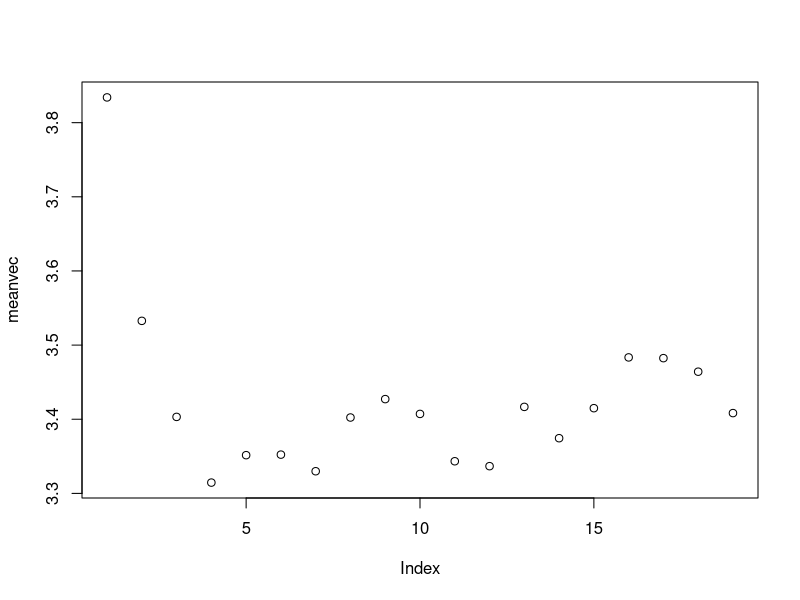
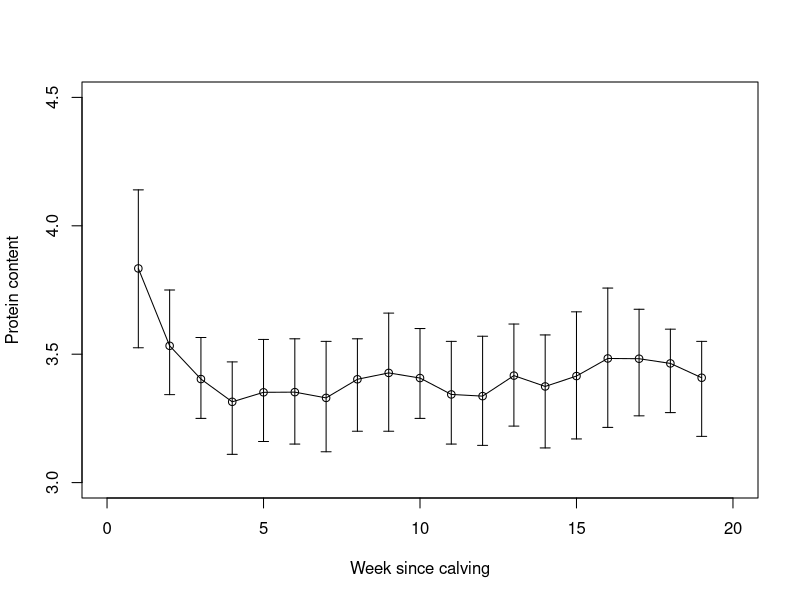
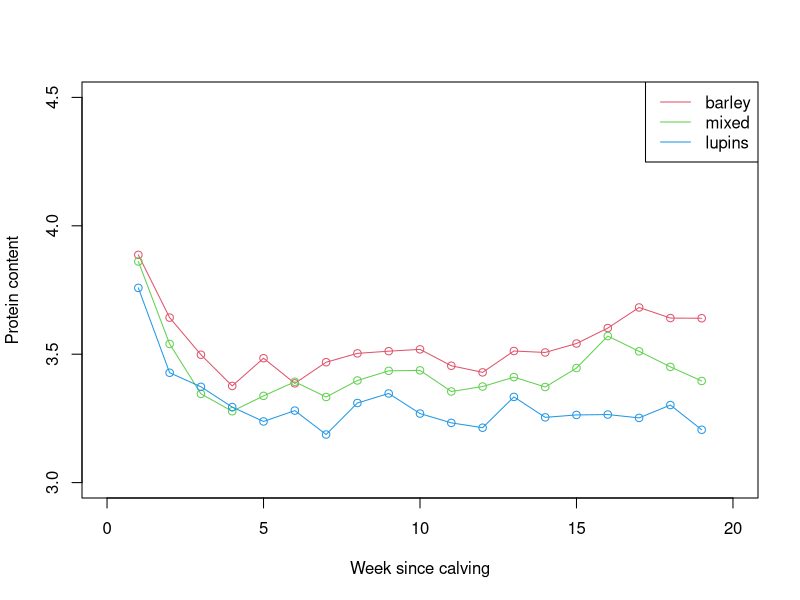
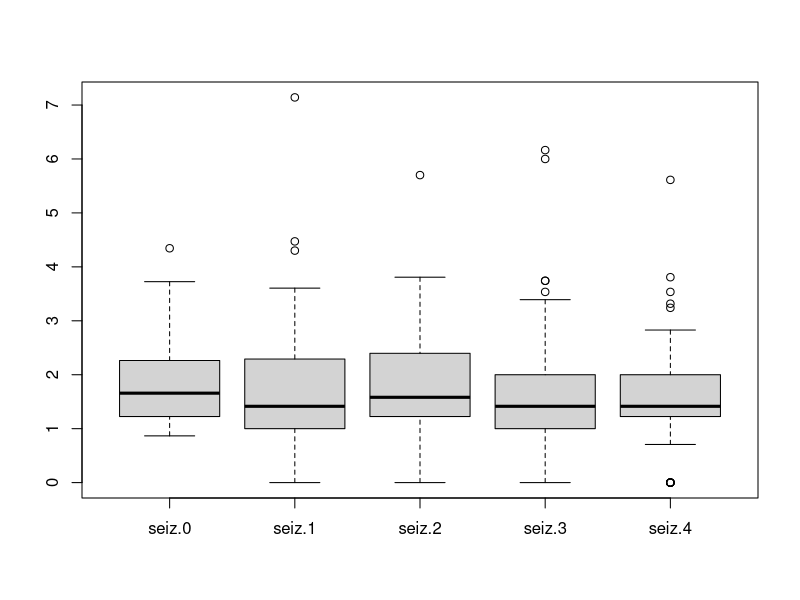
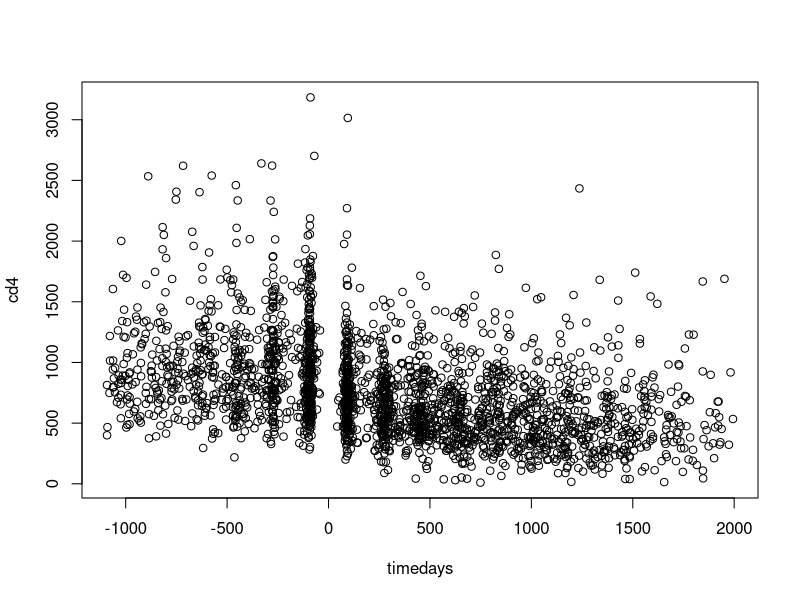
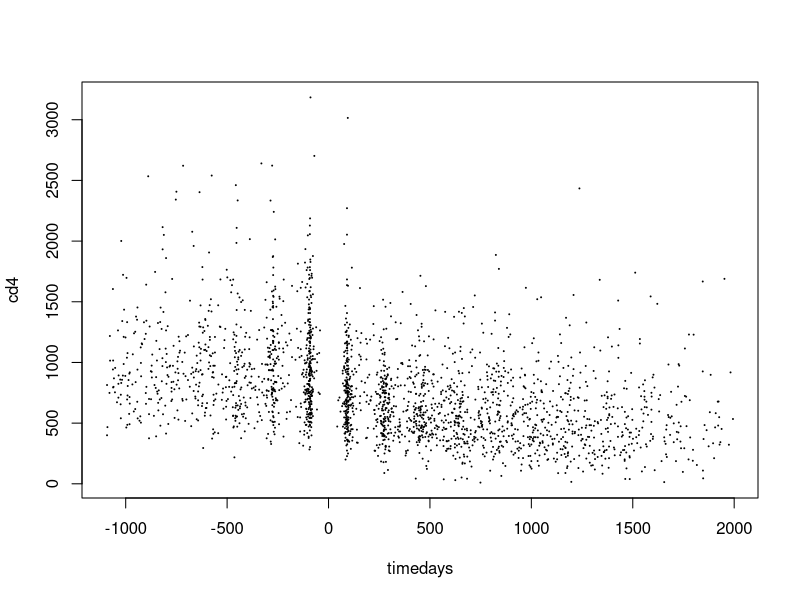
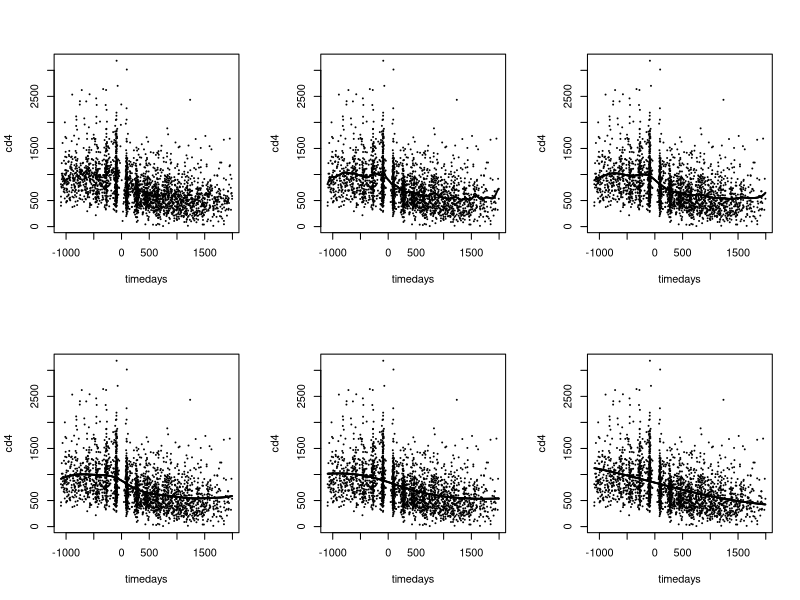
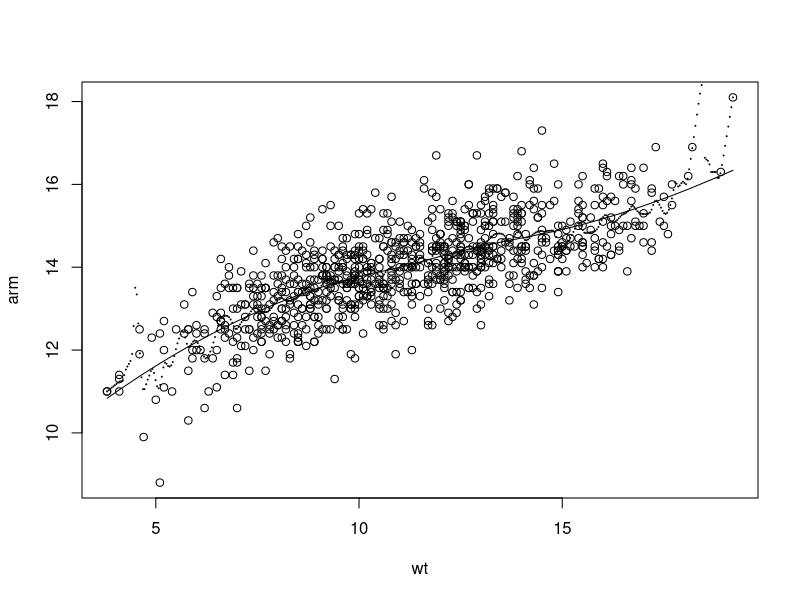

Source code (R) for these figures, in order:
#p11
library(readr)
cows <- read_csv("cows.csv")
cows
mode(cows)
dim(cows)
1337/19
table1 <- table(cows$id)
table1
table2 <- table(table1)
table2

table3 <- matrix(0,dim(table2),3)
table3[,1] <- sort(table2,decreasing = T)
table3[,2] <- table3[,1]/sum(table3[,1])
table3[,3] <- cumsum(table3[,2])
table3
# remember to add columns' names.
# Why different with note? See following useful transformation:

cows<-as.data.frame(as.matrix(cows))# The most difficult part

cowswide <- reshape(cows, idvar="id", v.names="prot", timevar="week", direction="wide", times=c(1:19))
cowswide
dim(cowswide)
head(cowswide)
# Now you can see the patterns.


#13
data1 <- cowswide[,-c(1,2)]
data1
apply(data1,2,mean)# NA remains
apply(na.omit(data1),2,mean)# wrong
apply(data1,2,mean,na.rm=TRUE)# doesn't work
data1p <- apply(data1,2,as.numeric)
meanvec <- apply(data1p,2,mean,na.rm=TRUE)
plot(meanvec)
plot(meanvec,ylim=c(3,4.5),xlim=c(0,20),type="o", xlab = "Week since calving", ylab = "Protein content")
#How to handle NA's
#apply(data1p,2,summary,na.rm=TRUE)
#upper <- unlist(apply(data1p,2,summary))[seq(2,110,6)]
#lower <- unlist(apply(data1p,2,summary))[seq(5,113,6)]
#arrows(1:19, lower, 1:19, upper, length=0.05, angle=90, code=3)

upper <- rep(0,19)
lower <- rep(0,19)
for(i in 1:19){
  upper[i]<-summary(data1p[,i],na.omit=T)[5]
  lower[i]<-summary(data1p[,i],na.omit=T)[2]
}
arrows(1:19, lower, 1:19, upper, length=0.05, angle=90, code=3)


#14
cowswide1 <- cowswide[cowswide$diet=="barley",]
cowswide2 <- cowswide[cowswide$diet=="mixed",]
cowswide3 <- cowswide[cowswide$diet=="lupins",]

data1 <- cowswide1[,-c(1,2)]
data1
apply(data1,2,mean)# NA remains
apply(na.omit(data1),2,mean)# wrong
apply(data1,2,mean,na.rm=TRUE)# doesn't work
data1p <- apply(data1,2,as.numeric)
meanvec <- apply(data1p,2,mean,na.rm=TRUE)
plot(meanvec,ylim=c(3,4.5),xlim=c(0,20),type="o", xlab = "Week since calving", ylab = "Protein content",col=2)

data1 <- cowswide2[,-c(1,2)]
data1
apply(data1,2,mean)# NA remains
apply(na.omit(data1),2,mean)# wrong
apply(data1,2,mean,na.rm=TRUE)# doesn't work
data1p <- apply(data1,2,as.numeric)
meanvec <- apply(data1p,2,mean,na.rm=TRUE)
points(meanvec,ylim=c(3,4.5),xlim=c(0,20),type="o", xlab = "Week since calving", ylab = "Protein content",col=3)

data1 <- cowswide3[,-c(1,2)]
data1
apply(data1,2,mean)# NA remains
apply(na.omit(data1),2,mean)# wrong
apply(data1,2,mean,na.rm=TRUE)# doesn't work
data1p <- apply(data1,2,as.numeric)
meanvec <- apply(data1p,2,mean,na.rm=TRUE)
points(meanvec, ylim = c(3,4.5), xlim = c(0,20),type = "o", xlab = "Week since calving", ylab = "Protein content",col=4)

legend("topright", legend = c("barley","mixed","lupins"), col = c(2,3,4), lty = c(1,1,1))


#15
seizure <- read_csv("seizure.csv")
seizure

seizure<-as.data.frame(as.matrix(seizure))# The most difficult part

seizurewide <- reshape(seizure, idvar="id", v.names="seiz", timevar="time", direction="wide", times=c(0:4))
seizurewide
data2 <- seizurewide[5:9]
data2
seizure$length
matrix(seizure$length,5,59)
data2[,1] <- sqrt(data2[,1]/8)
data2[,2:5] <- sqrt(data2[,2:5]/2)
data2
boxplot(data2)


#17
cd4 <- read_csv("cd4.csv")
cd4
plot(cd4[,3:4])
plot(cd4[,3:4], cex = 0.01)

library("KernSmooth")
par(mfrow=c(2,3))
plot(cd4[,3:4], cex = 0.01)
z <- locpoly(as.matrix(cd4[,3]),as.matrix(cd4[,4]),bandwidth = 10)
points(z$x,z$y, cex = 0.1)
plot(cd4[,3:4], cex = 0.01)
z <- locpoly(as.matrix(cd4[,3]),as.matrix(cd4[,4]),bandwidth = 50)
points(z$x,z$y, cex = 0.1)
plot(cd4[,3:4], cex = 0.01)
z <- locpoly(as.matrix(cd4[,3]),as.matrix(cd4[,4]),bandwidth = 100)
points(z$x,z$y, cex = 0.1)
plot(cd4[,3:4], cex = 0.01)
z <- locpoly(as.matrix(cd4[,3]),as.matrix(cd4[,4]),bandwidth = 200)
points(z$x,z$y, cex = 0.1)
plot(cd4[,3:4], cex = 0.01)
z <- locpoly(as.matrix(cd4[,3]),as.matrix(cd4[,4]),bandwidth = 500)
points(z$x,z$y, cex = 0.1)
plot(cd4[,3:4], cex = 0.01)
z <- locpoly(as.matrix(cd4[,3]),as.matrix(cd4[,4]),bandwidth = 1000)
points(z$x,z$y, cex = 0.1)
par(mfrow=c(1,1))


#21
nepal <- read_csv("nepal.csv")
nepal
data3 <- nepal[,c(4,6)]
data3 <- na.omit(data3)
data3
data3 <- as.matrix(data3)
plot(data3)
trnd <- loess(data3[,2]~data3[,1])
trnd$fitted
#points(data3[,1],trnd$fitted,type = "l") # Why does this not work?
data3[order(data3[,1]),1]
points(data3[order(data3[,1]),1],trnd$fitted[order(data3[,1])],type = "l")
z <- locpoly(as.matrix(data3[,1]),as.matrix(data3[,2]),bandwidth = 0.1)
points(z$x,z$y,cex = 0.1)

#choose good span
par(mfrow=c(2,3))
plot(data3)
trnd <- loess(data3[,2]~data3[,1],span=0.01)
points(data3[order(data3[,1]),1],trnd$fitted[order(data3[,1])],type = "l", lwd = 3, col = 2)
plot(data3)
trnd <- loess(data3[,2]~data3[,1],span=0.05)
points(data3[order(data3[,1]),1],trnd$fitted[order(data3[,1])],type = "l", lwd = 3, col = 2)
plot(data3)
trnd <- loess(data3[,2]~data3[,1],span=0.1)
points(data3[order(data3[,1]),1],trnd$fitted[order(data3[,1])],type = "l", lwd = 3, col = 2)
plot(data3)
trnd <- loess(data3[,2]~data3[,1],span=0.2)
points(data3[order(data3[,1]),1],trnd$fitted[order(data3[,1])],type = "l", lwd = 3, col = 2)
plot(data3)
trnd <- loess(data3[,2]~data3[,1],span=0.5)
points(data3[order(data3[,1]),1],trnd$fitted[order(data3[,1])],type = "l", lwd = 3, col = 2)
plot(data3)
trnd <- loess(data3[,2]~data3[,1],span=1)
points(data3[order(data3[,1]),1],trnd$fitted[order(data3[,1])],type = "l", lwd = 3, col = 2)
par(mfrow=c(1,1))


#22 & #24
#The same with before
#Loess or Kernel


#34
nepal
data4 <- nepal[nepal$sex==2,c(1,2,4)]
data4 <- na.omit(data4)
data4

data4<-as.data.frame(as.matrix(data4))
head(data4)

plot(data4[1:4,2:3],type="l", xlim = c(0,80), ylim = c(0,20), col = data4[1,1])
dim(data4)
head(data4,n=10)
lw <- 10
for(i in 10:422){
  if(data4[i,1]!=data4[i-1,1]){
    up <- i-1
    points(data4[lw:up,2:3],type="l", col = data4[lw,1])
    lw <-i
    }
}
tail(data4)
points(data4[420:422,2:3],type="l", col = data4[420,1])


#36

#Let's recall #17
plot(cd4[,3:4], cex = 0.01)
z <- locpoly(as.matrix(cd4[,3]),as.matrix(cd4[,4]),bandwidth = 500)
points(z$x,z$y, cex = 0.1)
data5 <- cd4[,c(1,3,4)]
data5

data5<-as.data.frame(as.matrix(data5))

points(data5[1:3,2:3],type="l", col = data5[1,1])
dim(data5)
head(data5,n=10)
lw <- 10
for(i in 10:2376){# may just choose a small subset to make figure clear
  if(data5[i,1]!=data5[i-1,1]){
    up <- i-1
    points(data5[lw:up,2:3],type="l", col = data5[lw,1])
    lw <-i
  }
}
tail(data5,n=10)
points(data5[2371:2376,2:3],type="l", col = data4[2371,1])
# I ploted everything here, you may just choose a subset as memntioned in notes.
